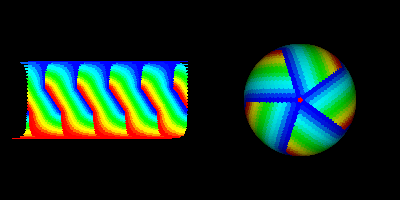

Python code for this plot:
#!/usr/bin/env python

# Read a NetCDF CF file with unstructured (p-sided) cells, render cartesian and spherical views.

import os

import vtkmodules.vtkInteractionStyle  # noqa: F401
import vtkmodules.vtkRenderingFreeType  # noqa: F401
import vtkmodules.vtkRenderingOpenGL2  # noqa: F401

from vtkmodules.vtkFiltersCore import vtkAssignAttribute
from vtkmodules.vtkFiltersGeometry import vtkDataSetSurfaceFilter
from vtkmodules.vtkIONetCDF import vtkNetCDFCFReader
from vtkmodules.vtkRenderingCore import (
    vtkActor,
    vtkPolyDataMapper,
    vtkRenderWindow,
    vtkRenderWindowInteractor,
    vtkRenderer,
)

# Source
data_dir = os.environ.get("VPE_DATA_DIR", os.path.dirname(os.path.abspath(__file__)))
nc_file = os.path.join(data_dir, "sampleGenGrid3.nc")

# Case 1: Spherical coordinates off (cartesian)
reader_cartesian = vtkNetCDFCFReader()
reader_cartesian.SetFileName(nc_file)
reader_cartesian.UpdateMetaData()
reader_cartesian.SetVariableArrayStatus("sample", 1)
reader_cartesian.SphericalCoordinatesOff()

# Assign field to scalars
aa_cartesian = vtkAssignAttribute()
aa_cartesian.SetInputConnection(reader_cartesian.GetOutputPort())
aa_cartesian.Assign("sample", "SCALARS", "CELL_DATA")

# Extract surface
surface_cartesian = vtkDataSetSurfaceFilter()
surface_cartesian.SetInputConnection(aa_cartesian.GetOutputPort())

mapper_cartesian = vtkPolyDataMapper()
mapper_cartesian.SetInputConnection(surface_cartesian.GetOutputPort())
mapper_cartesian.SetScalarRange(100, 2500)

actor_cartesian = vtkActor()
actor_cartesian.SetMapper(mapper_cartesian)

renderer_0 = vtkRenderer()
renderer_0.AddActor(actor_cartesian)
renderer_0.SetViewport(0.0, 0.0, 0.5, 1.0)

# Case 2: Spherical coordinates on
reader_spherical = vtkNetCDFCFReader()
reader_spherical.SetFileName(nc_file)
reader_spherical.UpdateMetaData()
reader_spherical.SetVariableArrayStatus("sample", 1)
reader_spherical.SphericalCoordinatesOn()

# Assign field to scalars
aa_spherical = vtkAssignAttribute()
aa_spherical.SetInputConnection(reader_spherical.GetOutputPort())
aa_spherical.Assign("sample", "SCALARS", "CELL_DATA")

# Extract surface
surface_spherical = vtkDataSetSurfaceFilter()
surface_spherical.SetInputConnection(aa_spherical.GetOutputPort())

mapper_spherical = vtkPolyDataMapper()
mapper_spherical.SetInputConnection(surface_spherical.GetOutputPort())
mapper_spherical.SetScalarRange(100, 2500)

actor_spherical = vtkActor()
actor_spherical.SetMapper(mapper_spherical)

renderer_1 = vtkRenderer()
renderer_1.AddActor(actor_spherical)
renderer_1.SetViewport(0.5, 0.0, 1.0, 1.0)

# Render window
render_window = vtkRenderWindow()
render_window.AddRenderer(renderer_0)
render_window.AddRenderer(renderer_1)
render_window.SetWindowName("netcdf cf unstructured x array")
render_window.SetMultiSamples(0)
render_window.SetSize(400, 200)

# Interactor
interactor = vtkRenderWindowInteractor()
interactor.SetRenderWindow(render_window)

interactor.Initialize()
interactor.Start()
